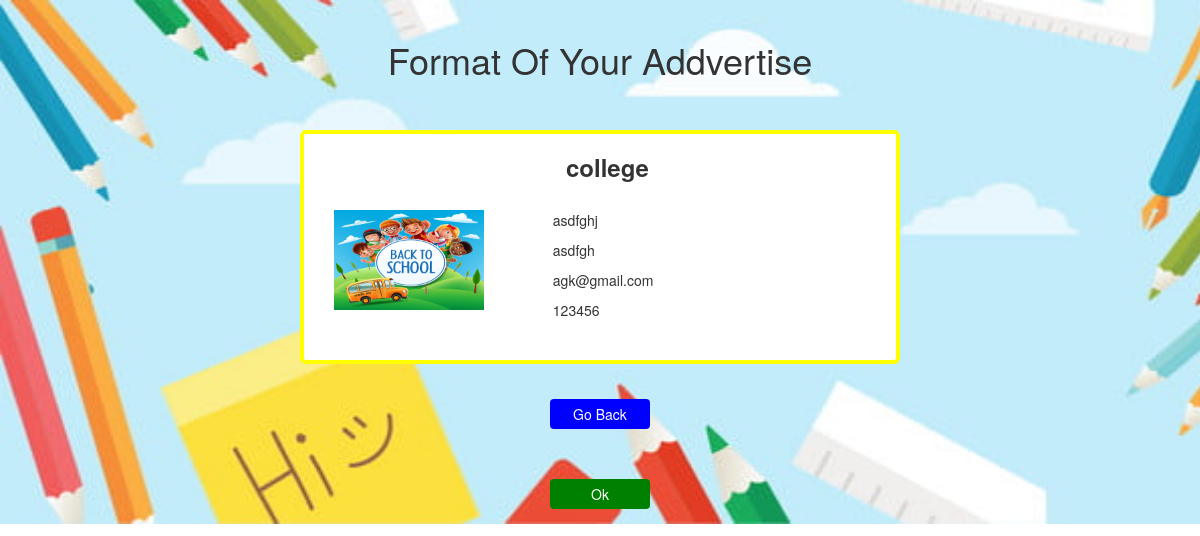
The app's page /adddetails.php?id=4 with its own data.
### tables this page shows
CREATE TABLE `addvertise` (
  `id` int(255) NOT NULL,
  `name` varchar(255) NOT NULL,
  `PAddress` varchar(255) NOT NULL,
  `Phno` varchar(255) NOT NULL,
  `Emailid` varchar(255) NOT NULL,
  `AddvertiseOnWhat` varchar(255) NOT NULL,
  `title` varchar(255) NOT NULL,
  `body` varchar(255) NOT NULL,
  `Location` varchar(255) NOT NULL,
  `contact` varchar(255) NOT NULL,
  `AddEmailid` varchar(255) NOT NULL,
  `AddImage` varchar(255) NOT NULL
);

### adddetails.php (the view, shortened to what this page needs)
<?php
    $host='localhost';
    $username='root';
    $password='';
    $dbname = "bookbasket";
    $conn=mysqli_connect($host,$username,$password,"$dbname");
?>
<!DOCTYPE html>
<html lang="en">
<head>
<link rel="stylesheet" href="https://cdnjs.cloudflare.com/ajax/libs/font-awesome/4.7.0/css/font-awesome.min.css">
<link rel="stylesheet" href="css/styles.css">
<link rel="stylesheet" href="https://maxcdn.bootstrapcdn.com/bootstrap/3.4.1/css/bootstrap.min.css">
</head>
<body background="images/bg5.jpg">
<br>
<center><h1>Format Of Your Addvertise</h1></center>
<br><br>
<div class="container">
<?php
	$id=$_GET['id'];
	$querydisplay=mysqli_query($conn,"select * from `addvertise` where id='$id'");
	$result=mysqli_fetch_array($querydisplay);
?>
<h3 style="text-align: center; font-weight: bold"><?php echo $result['title']; ?></h3>
<br>
<div class="left">
<img src=" <?php echo $result['AddImage']; ?>" height="100px" width="200px">
</div>
<div class="right">
<p><?php echo $result['body']; ?></p>
<p><?php echo $result['Location']; ?></p>
<p><?php echo $result['Emailid']; ?></p>
<p><?php echo $result['contact']; ?></p>
</div>
</div>
<br>
<center>
<form action="insertadd.php">
<input type="submit" class="back" name="submit" value="Go Back">
</form>
<br>
<form action="displayalladd.php">
<input type="submit" class="ok" name="submit" value="Ok">
</form>
</center>
</body>
</html>

### css/styles.css (style rules this page uses)
* { margin: 0; padding: 0; }
body { margin: 20px auto; font-family: "Lato"; font-weight: 300; }
form { padding: 15px 25px; display: flex; gap: 10px; justify-content: center; }
input { font-family: "Lato"; }

### adddetails.php (style rules this page uses)
* { box-sizing: border-box; }
img { vertical-align: middle; float: left; padding-right: 50px; }
.container { width:50%; height: 50%; border: 4px solid Yellow; border-radius: 6px; background: white; padding-left: 30px; padding-bottom: 30px; }
.left { width:20%; height: 100%; background: white; float:left; }
.right { width:60%; height: 100%; background: white; float:right; }
.back { width:100px; height:30px; background:Blue; color:White; border:none; border-radius:4px; }
.ok { width:100px; height:30px; background:Green; color:White; border:none; border-radius:4px; }
body { background-repeat: no-repeat; background-size: cover; }

### records on screen
addvertise: title "college", AddImage (picture), body "asdfghj", Location "asdfgh", Emailid "agk@gmail.com", contact "123456"
